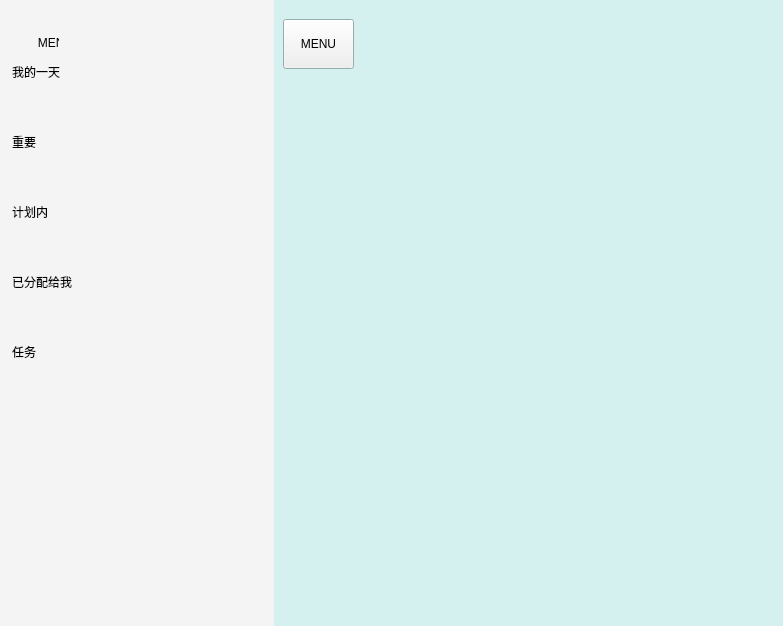
<?xml version="1.0" encoding="UTF-8"?>
<ui version="4.0">
 <class>Dialog</class>
 <widget class="QDialog" name="Dialog">
  <property name="geometry">
   <rect>
    <x>0</x>
    <y>0</y>
    <width>783</width>
    <height>626</height>
   </rect>
  </property>
  <property name="palette">
   <palette>
    <active>
     <colorrole role="Base">
      <brush brushstyle="SolidPattern">
       <color alpha="255">
        <red>255</red>
        <green>255</green>
        <blue>255</blue>
       </color>
      </brush>
     </colorrole>
     <colorrole role="Window">
      <brush brushstyle="SolidPattern">
       <color alpha="255">
        <red>212</red>
        <green>241</green>
        <blue>239</blue>
       </color>
      </brush>
     </colorrole>
    </active>
    <inactive>
     <colorrole role="Base">
      <brush brushstyle="SolidPattern">
       <color alpha="255">
        <red>255</red>
        <green>255</green>
        <blue>255</blue>
       </color>
      </brush>
     </colorrole>
     <colorrole role="Window">
      <brush brushstyle="SolidPattern">
       <color alpha="255">
        <red>212</red>
        <green>241</green>
        <blue>239</blue>
       </color>
      </brush>
     </colorrole>
    </inactive>
    <disabled>
     <colorrole role="Base">
      <brush brushstyle="SolidPattern">
       <color alpha="255">
        <red>212</red>
        <green>241</green>
        <blue>239</blue>
       </color>
      </brush>
     </colorrole>
     <colorrole role="Window">
      <brush brushstyle="SolidPattern">
       <color alpha="255">
        <red>212</red>
        <green>241</green>
        <blue>239</blue>
       </color>
      </brush>
     </colorrole>
    </disabled>
   </palette>
  </property>
  <property name="contextMenuPolicy">
   <enum>Qt::NoContextMenu</enum>
  </property>
  <property name="windowTitle">
   <string>Dialog</string>
  </property>
  <property name="autoFillBackground">
   <bool>true</bool>
  </property>
  <layout class="QHBoxLayout" name="horizontalLayout">
   <property name="spacing">
    <number>0</number>
   </property>
   <property name="leftMargin">
    <number>0</number>
   </property>
   <property name="topMargin">
    <number>0</number>
   </property>
   <property name="rightMargin">
    <number>0</number>
   </property>
   <property name="bottomMargin">
    <number>0</number>
   </property>
   <item>
    <widget class="QWidget" name="MainMenu" native="true">
     <property name="sizePolicy">
      <sizepolicy hsizetype="Fixed" vsizetype="Expanding">
       <horstretch>0</horstretch>
       <verstretch>0</verstretch>
      </sizepolicy>
     </property>
     <property name="palette">
      <palette>
       <active>
        <colorrole role="Button">
         <brush brushstyle="SolidPattern">
          <color alpha="255">
           <red>244</red>
           <green>244</green>
           <blue>244</blue>
          </color>
         </brush>
        </colorrole>
        <colorrole role="Base">
         <brush brushstyle="SolidPattern">
          <color alpha="255">
           <red>244</red>
           <green>244</green>
           <blue>244</blue>
          </color>
         </brush>
        </colorrole>
        <colorrole role="Window">
         <brush brushstyle="SolidPattern">
          <color alpha="255">
           <red>244</red>
           <green>244</green>
           <blue>244</blue>
          </color>
         </brush>
        </colorrole>
       </active>
       <inactive>
        <colorrole role="Button">
         <brush brushstyle="SolidPattern">
          <color alpha="255">
           <red>244</red>
           <green>244</green>
           <blue>244</blue>
          </color>
         </brush>
        </colorrole>
        <colorrole role="Base">
         <brush brushstyle="SolidPattern">
          <color alpha="255">
           <red>244</red>
           <green>244</green>
           <blue>244</blue>
          </color>
         </brush>
        </colorrole>
        <colorrole role="Window">
         <brush brushstyle="SolidPattern">
          <color alpha="255">
           <red>244</red>
           <green>244</green>
           <blue>244</blue>
          </color>
         </brush>
        </colorrole>
       </inactive>
       <disabled>
        <colorrole role="Button">
         <brush brushstyle="SolidPattern">
          <color alpha="255">
           <red>244</red>
           <green>244</green>
           <blue>244</blue>
          </color>
         </brush>
        </colorrole>
        <colorrole role="Base">
         <brush brushstyle="SolidPattern">
          <color alpha="255">
           <red>244</red>
           <green>244</green>
           <blue>244</blue>
          </color>
         </brush>
        </colorrole>
        <colorrole role="Window">
         <brush brushstyle="SolidPattern">
          <color alpha="255">
           <red>244</red>
           <green>244</green>
           <blue>244</blue>
          </color>
         </brush>
        </colorrole>
       </disabled>
      </palette>
     </property>
     <property name="styleSheet">
      <string notr="true">background-color: rgb(244, 244, 244);</string>
     </property>
     <layout class="QVBoxLayout" name="verticalLayout">
      <item>
       <widget class="QWidget" name="widget" native="true">
        <property name="sizePolicy">
         <sizepolicy hsizetype="Fixed" vsizetype="Fixed">
          <horstretch>0</horstretch>
          <verstretch>0</verstretch>
         </sizepolicy>
        </property>
        <property name="minimumSize">
         <size>
          <width>50</width>
          <height>48</height>
         </size>
        </property>
        <widget class="QPushButton" name="closeMenuButton">
         <property name="geometry">
          <rect>
           <x>0</x>
           <y>20</y>
           <width>93</width>
           <height>28</height>
          </rect>
         </property>
         <property name="text">
          <string>MENU</string>
         </property>
         <property name="flat">
          <bool>true</bool>
         </property>
        </widget>
       </widget>
      </item>
      <item>
       <widget class="QListWidget" name="listWidget">
        <property name="sizePolicy">
         <sizepolicy hsizetype="Fixed" vsizetype="Preferred">
          <horstretch>0</horstretch>
          <verstretch>0</verstretch>
         </sizepolicy>
        </property>
        <property name="styleSheet">
         <string notr="true">font: 20pt &quot;幼圆&quot;;</string>
        </property>
        <property name="frameShape">
         <enum>QFrame::NoFrame</enum>
        </property>
        <property name="textElideMode">
         <enum>Qt::ElideNone</enum>
        </property>
        <property name="resizeMode">
         <enum>QListView::Adjust</enum>
        </property>
        <property name="layoutMode">
         <enum>QListView::SinglePass</enum>
        </property>
        <property name="spacing">
         <number>10</number>
        </property>
        <property name="gridSize">
         <size>
          <width>200</width>
          <height>70</height>
         </size>
        </property>
        <property name="viewMode">
         <enum>QListView::ListMode</enum>
        </property>
        <property name="modelColumn">
         <number>0</number>
        </property>
        <property name="uniformItemSizes">
         <bool>false</bool>
        </property>
        <property name="batchSize">
         <number>100</number>
        </property>
        <property name="wordWrap">
         <bool>false</bool>
        </property>
        <item>
         <property name="text">
          <string>我的一天</string>
         </property>
        </item>
        <item>
         <property name="text">
          <string>重要</string>
         </property>
        </item>
        <item>
         <property name="text">
          <string>计划内</string>
         </property>
        </item>
        <item>
         <property name="text">
          <string>已分配给我</string>
         </property>
        </item>
        <item>
         <property name="text">
          <string>任务</string>
         </property>
        </item>
       </widget>
      </item>
     </layout>
    </widget>
   </item>
   <item>
    <widget class="QWidget" name="MainPane" native="true">
     <layout class="QVBoxLayout" name="verticalLayout_2">
      <item>
       <widget class="QWidget" name="buttonBar" native="true">
        <property name="sizePolicy">
         <sizepolicy hsizetype="Preferred" vsizetype="Minimum">
          <horstretch>0</horstretch>
          <verstretch>0</verstretch>
         </sizepolicy>
        </property>
        <property name="minimumSize">
         <size>
          <width>100</width>
          <height>70</height>
         </size>
        </property>
        <widget class="QPushButton" name="openMenuButton">
         <property name="geometry">
          <rect>
           <x>0</x>
           <y>10</y>
           <width>71</width>
           <height>50</height>
          </rect>
         </property>
         <property name="sizePolicy">
          <sizepolicy hsizetype="Fixed" vsizetype="Fixed">
           <horstretch>0</horstretch>
           <verstretch>0</verstretch>
          </sizepolicy>
         </property>
         <property name="minimumSize">
          <size>
           <width>50</width>
           <height>50</height>
          </size>
         </property>
         <property name="baseSize">
          <size>
           <width>50</width>
           <height>50</height>
          </size>
         </property>
         <property name="text">
          <string>MENU</string>
         </property>
        </widget>
       </widget>
      </item>
      <item>
       <widget class="QStackedWidget" name="stackedWidget">
        <property name="currentIndex">
         <number>0</number>
        </property>
        <widget class="QWidget" name="MyDayPage"/>
        <widget class="QWidget" name="PlanPage"/>
        <widget class="QWidget" name="ImportantPage"/>
        <widget class="QWidget" name="AllPlanPage"/>
       </widget>
      </item>
     </layout>
    </widget>
   </item>
  </layout>
 </widget>
 <resources/>
 <connections/>
</ui>
